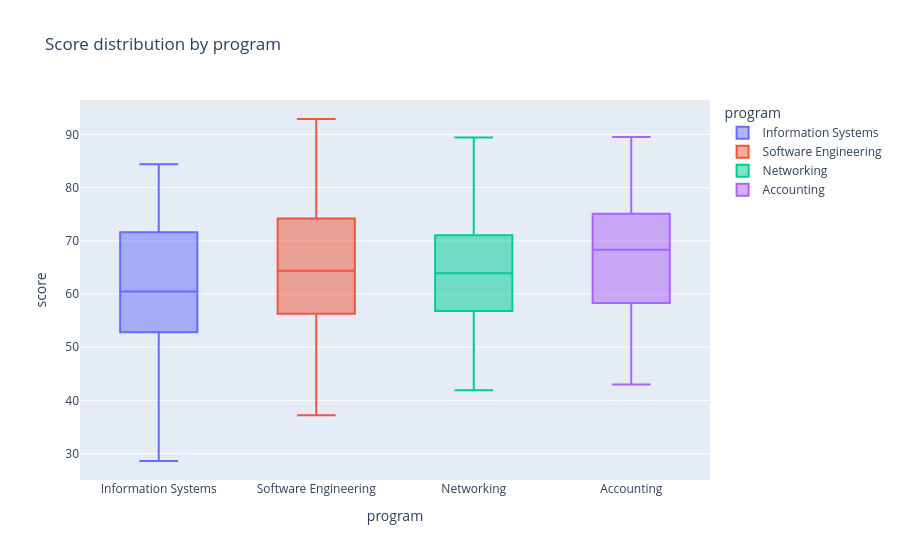

Source (notebook cell):
### Code cell
#Bonus
fig4 = px.box(df, x="program", y="score", color="program",title="Score distribution by program")
fig4.show()

### Figure 1 — Plotly figure (JSON) as saved in the notebook; plotly's stock layout.template omitted (floating-point values rounded to 4 significant figures)
{"data": [{"alignmentgroup": "True", "hovertemplate": "program=%{x}<br>score=%{y}<extra></extra>", "legendgroup": "Information Systems", "marker": {"color": "#636efa"}, "name": "Information Systems", "notched": false, "offsetgroup": "Information Systems", "orientation": "v", "showlegend": true, "type": "box", "x": ["Information Systems", "Information Systems", "Information Systems", "Information Systems", "Information Systems", "Information Systems", "Information Systems", "Information Systems", "Information Systems", "Information Systems", "Information Systems", "Information Systems", "Information Systems", "Information Systems", "Information Systems", "Information Systems", "Information Systems", "Information Systems", "Information Systems", "Information Systems", "Information Systems", "Information Systems", "Information Systems", "Information Systems", "Information Systems", "Information Systems", "Information Systems", "Information Systems", "Information Systems", "Information Systems", "Information Systems", "Information Systems", "Information Systems", "Information Systems", "Information Systems", "Information Systems", "Information Systems", "Information Systems"], "x0": " ", "xaxis": "x", "y": [28.6, 42.3, 47.8, 60.9, 49.1, 59.0, 67.7, 74.4, 65.7, 78.9, 84.4, 59.9, 68.7, 78.6, 50.0, 44.6, 54.5, 60.0, 55.7, 61.2, 71.6, 77.2, 55.9, 61.5, 74.7, 76.8, 72.6, 81.4, 52.8, 48.5, 57.3, 67.2, 52.4, 51.5, 56.9, 63.6, 58.3, 68.2], "y0": " ", "yaxis": "y"}, {"alignmentgroup": "True", "hovertemplate": "program=%{x}<br>score=%{y}<extra></extra>", "legendgroup": "Software Engineering", "marker": {"color": "#EF553B"}, "name": "Software Engineering", "notched": false, "offsetgroup": "Software Engineering", "orientation": "v", "showlegend": true, "type": "box", "x": ["Software Engineering", "Software Engineering", "Software Engineering", "Software Engineering", "Software Engineering", "Software Engineering", "Software Engineering", "Software Engineering", "Software Engineering", "Software Engineering", "Software Engineering", "Software Engineering", "Software Engineering", "Software Engineering", "Software Engineering", "Software Engineering", "Software Engineering", "Software Engineering", "Software Engineering", "Software Engineering", "Software Engineering", "Software Engineering", "Software Engineering", "Software Engineering", "Software Engineering", "Software Engineering", "Software Engineering", "Software Engineering", "Software Engineering", "Software Engineering", "Software Engineering", "Software Engineering", "Software Engineering", "Software Engineering", "Software Engineering", "Software Engineering", "Software Engineering", "Software Engineering"], "x0": " ", "xaxis": "x", "y": [64.5, 74.4, 83.2, 62.0, 64.2, 77.9, 83.4, 45.1, 53.8, 63.8, 55.0, 60.5, 70.5, 62.2, 54.8, 60.3, 73.4, 64.8, 71.4, 80.2, 90.1, 47.4, 60.6, 66.0, 37.2, 50.8, 56.3, 66.2, 57.6, 67.4, 73.0, 82.9, 74.2, 84.1, 92.9, 37.7, 43.1, 56.3], "y0": " ", "yaxis": "y"}, {"alignmentgroup": "True", "hovertemplate": "program=%{x}<br>score=%{y}<extra></extra>", "legendgroup": "Networking", "marker": {"color": "#00cc96"}, "name": "Networking", "notched": false, "offsetgroup": "Networking", "orientation": "v", "showlegend": true, "type": "box", "x": ["Networking", "Networking", "Networking", "Networking", "Networking", "Networking", "Networking", "Networking", "Networking", "Networking", "Networking", "Networking", "Networking", "Networking", "Networking", "Networking", "Networking", "Networking", "Networking", "Networking", "Networking", "Networking", "Networking", "Networking", "Networking", "Networking", "Networking", "Networking", "Networking", "Networking", "Networking", "Networking", "Networking", "Networking", "Networking", "Networking", "Networking"], "x0": " ", "xaxis": "x", "y": [52.7, 62.6, 53.9, 63.9, 69.3, 48.1, 56.9, 59.2, 69.0, 63.6, 70.8, 76.2, 89.4, 80.8, 56.6, 65.3, 44.1, 46.4, 59.5, 65.1, 60.8, 66.3, 71.8, 70.8, 73.0, 82.9, 74.8, 70.5, 41.9, 55.6, 61.1, 53.6, 62.4, 72.3, 63.6, 69.1, 79.0], "y0": " ", "yaxis": "y"}, {"alignmentgroup": "True", "hovertemplate": "program=%{x}<br>score=%{y}<extra></extra>", "legendgroup": "Accounting", "marker": {"color": "#ab63fa"}, "name": "Accounting", "notched": false, "offsetgroup": "Accounting", "orientation": "v", "showlegend": true, "type": "box", "x": ["Accounting", "Accounting", "Accounting", "Accounting", "Accounting", "Accounting", "Accounting", "Accounting", "Accounting", "Accounting", "Accounting", "Accounting", "Accounting", "Accounting", "Accounting", "Accounting", "Accounting", "Accounting", "Accounting", "Accounting", "Accounting", "Accounting", "Accounting", "Accounting", "Accounting", "Accounting", "Accounting", "Accounting", "Accounting", "Accounting", "Accounting", "Accounting", "Accounting", "Accounting", "Accounting", "Accounting", "Accounting"], "x0": " ", "xaxis": "x", "y": [68.3, 67.4, 72.8, 75.0, 74.1, 79.6, 89.5, 64.2, 43.0, 48.5, 58.4, 49.8, 59.7, 68.4, 75.5, 66.9, 80.0, 82.3, 70.8, 69.8, 75.3, 51.2, 45.7, 55.6, 58.0, 71.1, 62.4, 69.1, 77.8, 56.6, 62.1, 67.7, 77.5, 72.1, 79.3, 53.9, 67.1], "y0": " ", "yaxis": "y"}], "layout": {"boxmode": "overlay", "legend": {"title": {"text": "program"}, "tracegroupgap": 0}, "title": {"text": "Score distribution by program"}, "xaxis": {"anchor": "y", "categoryarray": ["Information Systems", "Software Engineering", "Networking", "Accounting"], "categoryorder": "array", "domain": [0, 1], "title": {"text": "program"}}, "yaxis": {"anchor": "x", "domain": [0, 1], "title": {"text": "score"}}}}
